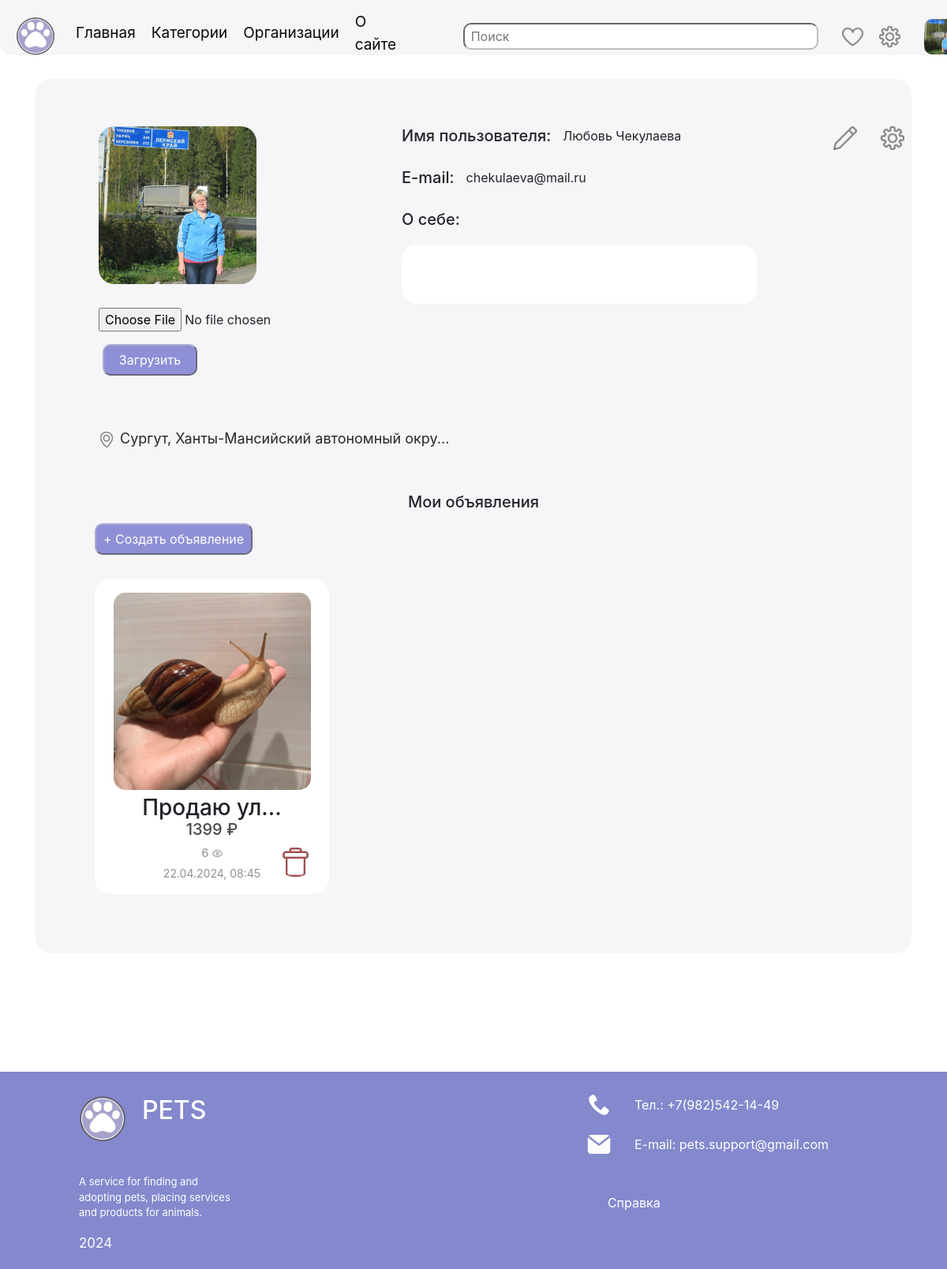
Screenshot of /profile (signed in) with the database file from the repository.
### data/users.py (models this page shows, shortened)
class User(SqlAlchemyBase, UserMixin):
    __tablename__ = 'users'
    id = sqlalchemy.Column(sqlalchemy.Integer,
                           primary_key=True, autoincrement=True)
    name = sqlalchemy.Column(sqlalchemy.String, nullable=False)
    about = sqlalchemy.Column(sqlalchemy.String, nullable=True)
    photo = sqlalchemy.Column(sqlalchemy.String, nullable=True)
    email = sqlalchemy.Column(sqlalchemy.String,
                              index=True, unique=True, nullable=False)
    hashed_password = sqlalchemy.Column(sqlalchemy.String, nullable=False)
    created_date = sqlalchemy.Column(sqlalchemy.DateTime,
                                     default=datetime.datetime.now)
    posts = orm.relationship("Post", back_populates='user')
    city = sqlalchemy.Column(sqlalchemy.String, default='Москва')

### data/post.py (models this page shows)
class Post(SqlAlchemyBase):
    __tablename__ = 'posts'
    id = sqlalchemy.Column(sqlalchemy.Integer,
                           primary_key=True, autoincrement=True)
    price = sqlalchemy.Column(sqlalchemy.Integer, default=0)
    currency = sqlalchemy.Column(sqlalchemy.String, default='₽')
    title = sqlalchemy.Column(sqlalchemy.String, nullable=False)
    content = sqlalchemy.Column(sqlalchemy.Text, nullable=False)
    created_date = sqlalchemy.Column(sqlalchemy.DateTime,
                                     default=datetime.datetime.now)
    address = sqlalchemy.Column(sqlalchemy.String, nullable=False)
    coords1 = sqlalchemy.Column(sqlalchemy.Float)
    coords2 = sqlalchemy.Column(sqlalchemy.Float)
    views_count = sqlalchemy.Column(sqlalchemy.Integer, default=0)
    destination = sqlalchemy.Column(sqlalchemy.String, nullable=False)
    delivery = sqlalchemy.Column(sqlalchemy.Boolean)
    photo = sqlalchemy.Column(sqlalchemy.String)
    phone = sqlalchemy.Column(sqlalchemy.String, nullable=False)
    breed = sqlalchemy.Column(sqlalchemy.String, nullable=False)
    color = sqlalchemy.Column(sqlalchemy.String)
    age = sqlalchemy.Column(sqlalchemy.Integer, nullable=False)
    documents = sqlalchemy.Column(sqlalchemy.Boolean)
    vaccin = sqlalchemy.Column(sqlalchemy.Boolean)
    steril = sqlalchemy.Column(sqlalchemy.Boolean)
    category = sqlalchemy.Column(sqlalchemy.String)
    user_id = sqlalchemy.Column(sqlalchemy.Integer,
                                sqlalchemy.ForeignKey("users.id"))
    user = orm.relationship("User")

### server.py (the view, shortened to what this page needs)
@app.route('/profile', methods=['GET', 'POST'])
def profile():
    session["link2"] = '/profile'
    session["link1"] = '/profile'
    form = PhotoForm()
    if current_user.is_authenticated:
        if len(current_user.city) > 40:
            city = current_user.city[:40] + '...'
        else:
            city = current_user.city
        dbs = db_session.create_session()
        posts = dbs.query(Post).filter(Post.user == current_user).order_by(Post.created_date).all()
        posts = list(
            map(lambda x: [x.title[:9] + '...' if len(x.title) > 9 else x.title, x.price, x.currency, x.views_count,
                           x.photo, x.id, x.created_date.strftime('%d.%m.%Y, %H:%M')], posts))
        session['link'] = '/profile'
        return render_template('profile.html', title='Профиль', city=city, posts=posts, form=form)
    return render_template('autorization.html', title='Авторизация')

### forms/photo.py
class PhotoForm(FlaskForm):
    photo = FileField('photo', default="")
    submit = SubmitField('Загрузить')

### data/db_session.py (called while the page is built)
def create_session() -> Session:
    global __factory
    return __factory()

### server.py (called while the page is built)
@login_manager.user_loader
def load_user(user_id):
    db_sess = db_session.create_session()
    return db_sess.query(User).get(user_id)

### templates/profile.html (shortened to what this page needs)
{% extends "base.html" %}
{% block content %}
<div class="account">
    <div style="text-align: start; display: flex; padding-left: 20px;">
        <div style="justify-content: center;">
            <img src={{current_user.photo}} class="ava"><br>
            <form method="post" enctype="multipart/form-data">
                <p>{{form.photo (accept="image/png, image/jpeg, image/jpg") }}</p>
                <p>{{form.submit (class="butt2", style="width: 120px; margin-left: 5px;") }}</p>
            </form>
        </div>
        <div style="text-align: start; margin-left: 40px;">
            <div style="display: flex; margin-bottom: 13px;"><h5 style="margin-right: 15px;">Имя пользователя:</h5>
                <p>{{ current_user.name}}</p></div>
            <div style="display: flex; margin-bottom: 13px;"><h5 style="margin-right: 15px;">E-mail:</h5>
                <p>{{ current_user.email}}</p></div>
            <h5>О себе:</h5>
            <div class="about">
            </div>
        </div>
        <div style="display: flex; margin-left: 10%">
            <a href="/edit_profile">
                <img src="/static/img/edit.png" height="30" style="margin-right: 30px">
            </a><br>
            <a href="settings"><img src="/static/img/sett.png" height="30"></a>
        </div>
    </div>
    <div class="geo" style="padding: 20px; padding-top: 0px">
        <a href="/choice_city"><img src="/static/img/point.png" height="20" style="margin-right: 7px">{{city}}</a>
    </div>
    <div style="margin-top: 35px">
        <h5>Мои объявления</h5>
        <div style="text-align: start">
            <div style="margin: 15px">
                <a href="/add_post">
                    <button class="butt2"> + Создать объявление</button>
                </a>
            </div>
            {% for i in posts %}
            {% if i != None %}
            <a href='/post/{{i[5]}}' class="post_mini2">
                <div class="posts_div" style="height: 400px; width: 30%; margin: 15px">
                    <p style="margin-bottom: 6px"><img src={{i[4]}} height="250px"/></p>
                    <h3 style="color: #242229;margin-bottom: -2px">{{i[0]}}</h3>
                    {% if i[1] >= 1 %}
                    <h5 style="margin-bottom: -2px; color: #4a494d">{{i[1]}} {{i[2]}}</h5>
                    {% else %}
                    <h5 style='color: #4a494d'>Бесплатно</h5>
                    {% endif %}
                    <p style="margin-bottom: 4px; font-size: 15px; color: #919090; margin-top: 9px;">{{i[3]}} <img
                            src="/static/img/views.png" height="13px"/></p>
                    <p style="color: #919090; font-size: 14px">{{i[6]}}
                    </p>
                    <div style="text-align: end; margin-top: -60px; ">
                        <form method="post">
                            <label for="del">
                                <button class="del_img" name={{i[5]}}><img height="37" src="/static/img/delete.png"/>
                                </button>
                            </label>
                        </form>
                    </div>
                </div>
            </a>
            {% endif %}
            {% endfor %}
        </div>
    </div>
</div>
{% endblock %}

### templates/base.html (shortened to what this page needs)
<!doctype html>
<html lang="en">
<head>
    <link rel="stylesheet"
          href="https://stackpath.bootstrapcdn.com/bootstrap/4.4.1/css/bootstrap.min.css"
>
    <link rel="stylesheet"
          href="/static/css/style.css">
</head>
<body class="main">
<header>
    <nav>
        <div>
            <a class="navbar-brand" href="/"><img src="/static/img/logo.png" width="50px"></a>
            <ul class="un">
                <li>
                    <a class="link" href="/">Главная</a>
                </li>
                <li>
                    <a class="link" href="/category">Категории</a>
                </li>
                <li class='li2'>
                    <a class="link" href="/organizations">
                        Организации
                    </a>
                </li>
                <li>
                    <a class="link" href="/about_site">О сайте</a>
                </li>
            </ul>
            <form class="search_f" action="/search" method="post">
                <input placeholder=" Поиск" type="search" name="search"/>
            </form>
            {% if current_user.is_authenticated %}
            <a href="/favorites" class="img_a"><img src="/static/img/fav.png" height="27px" alt="избранное"></a>
            <a class="img_a" href="/settings"><img src="/static/img/sett.png" height="27px"></a>
            <a class="img_a" href="/profile"><img src={{current_user.photo}} height="45px"
                                                  style='border-radius: 10px; margin-left: 10px;'></a>
            {% else %}
            <a href='/profile'>
                <button class="login">Войти</button>
            </a>
            {% endif %}
        </div>
    </nav>
</header>
<main role="main" class="container">
    {% block content %}
    {% endblock %}
</main>
<footer>
    <div class="footer">
        <div style="display: block;">
            <div style="display: flex;">
                <img class="logo" src="/static/img/logo.png" height="60px">
                <h2> PETS</h2>
            </div>
            <div class="text">
                <p>A service for finding and adopting pets, placing services and products for animals.</p>
                <p style="font-size: 17px;">2024</p>
            </div>
        </div>
        <div class="contacts">
            <div class="cont">
                <img src="/static/img/phone.png">
                <p>Тел.: +7(982)542-14-49</p>
            </div>
            <div class="cont">
                <img src="/static/img/email.png">
                <p>E-mail: pets.support@gmail.com</p>
            </div><br>
            <a href="/about_site" class="help">Справка</a>
        </div>
    </div>
</footer>
</body>

### static/css/style.css (style rules this page uses)
nav { border-radius: 0px 0px 15px 15px; background-color: #f6f5f7; color: #e2d3ed; height: 70px; }
.footer { margin-top: 150px; padding-left: 100px; padding-right: 150px; padding-top: 30px; align-items: start; height: 250px; display: flex; justify-content: space-between; background: #8489CD; color: #fff; }
.container { text-align: center; margin-top: 30px }
nav div { padding-left: 20px; padding-top: 5px; align-items: center; display: flex; }
.posts_div { display: inline-block; zoom: 1; *display: inline; align-items: center; padding: 18px; text-align: center; border-radius: 20px; background-color: #fff; height: 450px; margin: 12px; width: 30%; font-size: 19px; }
.posts_div img { border-radius: 15px; }
.geo { width: 500px; margin-top: 50px; text-align: start; }
.about { padding: 10px; background: #fff; width: 450px; height: 75px; margin-top: 20px; border-radius: 20px; text-align: start; }
.contacts { display: block; }
.cont { display: flex; align-items: center; margin-bottom: 10px; }
.post_mini2 { color: #130e21; text-decoration: none; }
.text { width: 200px; display: block; font-size: 13px; margin-top: 40px; }
.account { border-radius: 20px; background-color: #f6f5f7; padding: 60px; display: block; margin-top: 30px; }
.un { margin-left: 10px; font-size: 19px; padding: 0px; align-items: center; margin-top: 9px; list-style-type: none; display: flex; }
.geo a { font-size: 18px; color: #282829; text-decoration: none; }
.help { color: #fff; margin-left: 26px; text-decoration: none }
.link { margin-right: 20px; text-decoration: none; color: #09080a; }
.del_img { background: none; border: none; border-radius: 0px; }
.img_a { margin-left: 10px; margin-right: 10px; }
.butt2 { color: #fff; background: #8F8FD6; border-radius: 10px; border-color: #ACAED2; justify-items: center; outline:none; padding: 6px; width: 200px; }
.ava { width: 200px; height: 200px; margin-bottom: 30px; border-radius: 20px }
.cont img { margin-top: -16px; height:30px; margin-right: 30px }
.logo { margin-right: 20px; }
.search_f { display: flex; align-items: center; margin-right: 20px; margin-left: 50px; }
.search_f input { width: 450px; padding: 3px; margin-left: 15px; border-radius: 10px; border-color: #BDBDBD; }

### rows the page displays
User: photo (picture), name "Любовь Чекулаева", email "chekulaeva@mail.ru"
Post: photo (picture), i "Продаю ул...", price "1399", currency "₽", views_count "6", i "22.04.2024, 08:45"

### other values shown
{{ city }} "Сургут, Ханты-Мансийский автономный окру..."
